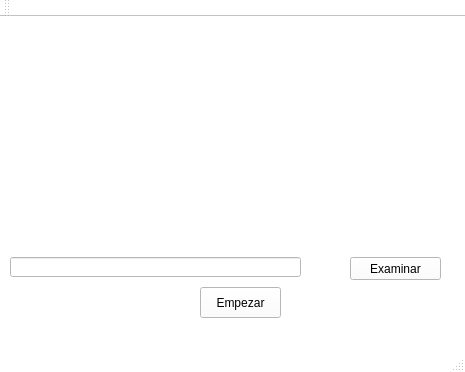
<?xml version="1.0" encoding="UTF-8"?>
<ui version="4.0">
 <class>MainWindow</class>
 <widget class="QMainWindow" name="MainWindow">
  <property name="geometry">
   <rect>
    <x>0</x>
    <y>0</y>
    <width>465</width>
    <height>372</height>
   </rect>
  </property>
  <property name="palette">
   <palette>
    <active>
     <colorrole role="WindowText">
      <brush brushstyle="SolidPattern">
       <color alpha="255">
        <red>0</red>
        <green>0</green>
        <blue>0</blue>
       </color>
      </brush>
     </colorrole>
     <colorrole role="Button">
      <brush brushstyle="SolidPattern">
       <color alpha="255">
        <red>255</red>
        <green>255</green>
        <blue>255</blue>
       </color>
      </brush>
     </colorrole>
     <colorrole role="Light">
      <brush brushstyle="SolidPattern">
       <color alpha="255">
        <red>255</red>
        <green>255</green>
        <blue>255</blue>
       </color>
      </brush>
     </colorrole>
     <colorrole role="Midlight">
      <brush brushstyle="SolidPattern">
       <color alpha="255">
        <red>255</red>
        <green>255</green>
        <blue>255</blue>
       </color>
      </brush>
     </colorrole>
     <colorrole role="Dark">
      <brush brushstyle="SolidPattern">
       <color alpha="255">
        <red>127</red>
        <green>127</green>
        <blue>127</blue>
       </color>
      </brush>
     </colorrole>
     <colorrole role="Mid">
      <brush brushstyle="SolidPattern">
       <color alpha="255">
        <red>170</red>
        <green>170</green>
        <blue>170</blue>
       </color>
      </brush>
     </colorrole>
     <colorrole role="Text">
      <brush brushstyle="SolidPattern">
       <color alpha="255">
        <red>0</red>
        <green>0</green>
        <blue>0</blue>
       </color>
      </brush>
     </colorrole>
     <colorrole role="BrightText">
      <brush brushstyle="SolidPattern">
       <color alpha="255">
        <red>255</red>
        <green>255</green>
        <blue>255</blue>
       </color>
      </brush>
     </colorrole>
     <colorrole role="ButtonText">
      <brush brushstyle="SolidPattern">
       <color alpha="255">
        <red>0</red>
        <green>0</green>
        <blue>0</blue>
       </color>
      </brush>
     </colorrole>
     <colorrole role="Base">
      <brush brushstyle="SolidPattern">
       <color alpha="255">
        <red>255</red>
        <green>255</green>
        <blue>255</blue>
       </color>
      </brush>
     </colorrole>
     <colorrole role="Window">
      <brush brushstyle="SolidPattern">
       <color alpha="255">
        <red>255</red>
        <green>255</green>
        <blue>255</blue>
       </color>
      </brush>
     </colorrole>
     <colorrole role="Shadow">
      <brush brushstyle="SolidPattern">
       <color alpha="255">
        <red>0</red>
        <green>0</green>
        <blue>0</blue>
       </color>
      </brush>
     </colorrole>
     <colorrole role="AlternateBase">
      <brush brushstyle="SolidPattern">
       <color alpha="255">
        <red>255</red>
        <green>255</green>
        <blue>255</blue>
       </color>
      </brush>
     </colorrole>
     <colorrole role="ToolTipBase">
      <brush brushstyle="SolidPattern">
       <color alpha="255">
        <red>255</red>
        <green>255</green>
        <blue>220</blue>
       </color>
      </brush>
     </colorrole>
     <colorrole role="ToolTipText">
      <brush brushstyle="SolidPattern">
       <color alpha="255">
        <red>0</red>
        <green>0</green>
        <blue>0</blue>
       </color>
      </brush>
     </colorrole>
    </active>
    <inactive>
     <colorrole role="WindowText">
      <brush brushstyle="SolidPattern">
       <color alpha="255">
        <red>0</red>
        <green>0</green>
        <blue>0</blue>
       </color>
      </brush>
     </colorrole>
     <colorrole role="Button">
      <brush brushstyle="SolidPattern">
       <color alpha="255">
        <red>255</red>
        <green>255</green>
        <blue>255</blue>
       </color>
      </brush>
     </colorrole>
     <colorrole role="Light">
      <brush brushstyle="SolidPattern">
       <color alpha="255">
        <red>255</red>
        <green>255</green>
        <blue>255</blue>
       </color>
      </brush>
     </colorrole>
     <colorrole role="Midlight">
      <brush brushstyle="SolidPattern">
       <color alpha="255">
        <red>255</red>
        <green>255</green>
        <blue>255</blue>
       </color>
      </brush>
     </colorrole>
     <colorrole role="Dark">
      <brush brushstyle="SolidPattern">
       <color alpha="255">
        <red>127</red>
        <green>127</green>
        <blue>127</blue>
       </color>
      </brush>
     </colorrole>
     <colorrole role="Mid">
      <brush brushstyle="SolidPattern">
       <color alpha="255">
        <red>170</red>
        <green>170</green>
        <blue>170</blue>
       </color>
      </brush>
     </colorrole>
     <colorrole role="Text">
      <brush brushstyle="SolidPattern">
       <color alpha="255">
        <red>0</red>
        <green>0</green>
        <blue>0</blue>
       </color>
      </brush>
     </colorrole>
     <colorrole role="BrightText">
      <brush brushstyle="SolidPattern">
       <color alpha="255">
        <red>255</red>
        <green>255</green>
        <blue>255</blue>
       </color>
      </brush>
     </colorrole>
     <colorrole role="ButtonText">
      <brush brushstyle="SolidPattern">
       <color alpha="255">
        <red>0</red>
        <green>0</green>
        <blue>0</blue>
       </color>
      </brush>
     </colorrole>
     <colorrole role="Base">
      <brush brushstyle="SolidPattern">
       <color alpha="255">
        <red>255</red>
        <green>255</green>
        <blue>255</blue>
       </color>
      </brush>
     </colorrole>
     <colorrole role="Window">
      <brush brushstyle="SolidPattern">
       <color alpha="255">
        <red>255</red>
        <green>255</green>
        <blue>255</blue>
       </color>
      </brush>
     </colorrole>
     <colorrole role="Shadow">
      <brush brushstyle="SolidPattern">
       <color alpha="255">
        <red>0</red>
        <green>0</green>
        <blue>0</blue>
       </color>
      </brush>
     </colorrole>
     <colorrole role="AlternateBase">
      <brush brushstyle="SolidPattern">
       <color alpha="255">
        <red>255</red>
        <green>255</green>
        <blue>255</blue>
       </color>
      </brush>
     </colorrole>
     <colorrole role="ToolTipBase">
      <brush brushstyle="SolidPattern">
       <color alpha="255">
        <red>255</red>
        <green>255</green>
        <blue>220</blue>
       </color>
      </brush>
     </colorrole>
     <colorrole role="ToolTipText">
      <brush brushstyle="SolidPattern">
       <color alpha="255">
        <red>0</red>
        <green>0</green>
        <blue>0</blue>
       </color>
      </brush>
     </colorrole>
    </inactive>
    <disabled>
     <colorrole role="WindowText">
      <brush brushstyle="SolidPattern">
       <color alpha="255">
        <red>127</red>
        <green>127</green>
        <blue>127</blue>
       </color>
      </brush>
     </colorrole>
     <colorrole role="Button">
      <brush brushstyle="SolidPattern">
       <color alpha="255">
        <red>255</red>
        <green>255</green>
        <blue>255</blue>
       </color>
      </brush>
     </colorrole>
     <colorrole role="Light">
      <brush brushstyle="SolidPattern">
       <color alpha="255">
        <red>255</red>
        <green>255</green>
        <blue>255</blue>
       </color>
      </brush>
     </colorrole>
     <colorrole role="Midlight">
      <brush brushstyle="SolidPattern">
       <color alpha="255">
        <red>255</red>
        <green>255</green>
        <blue>255</blue>
       </color>
      </brush>
     </colorrole>
     <colorrole role="Dark">
      <brush brushstyle="SolidPattern">
       <color alpha="255">
        <red>127</red>
        <green>127</green>
        <blue>127</blue>
       </color>
      </brush>
     </colorrole>
     <colorrole role="Mid">
      <brush brushstyle="SolidPattern">
       <color alpha="255">
        <red>170</red>
        <green>170</green>
        <blue>170</blue>
       </color>
      </brush>
     </colorrole>
     <colorrole role="Text">
      <brush brushstyle="SolidPattern">
       <color alpha="255">
        <red>127</red>
        <green>127</green>
        <blue>127</blue>
       </color>
      </brush>
     </colorrole>
     <colorrole role="BrightText">
      <brush brushstyle="SolidPattern">
       <color alpha="255">
        <red>255</red>
        <green>255</green>
        <blue>255</blue>
       </color>
      </brush>
     </colorrole>
     <colorrole role="ButtonText">
      <brush brushstyle="SolidPattern">
       <color alpha="255">
        <red>127</red>
        <green>127</green>
        <blue>127</blue>
       </color>
      </brush>
     </colorrole>
     <colorrole role="Base">
      <brush brushstyle="SolidPattern">
       <color alpha="255">
        <red>255</red>
        <green>255</green>
        <blue>255</blue>
       </color>
      </brush>
     </colorrole>
     <colorrole role="Window">
      <brush brushstyle="SolidPattern">
       <color alpha="255">
        <red>255</red>
        <green>255</green>
        <blue>255</blue>
       </color>
      </brush>
     </colorrole>
     <colorrole role="Shadow">
      <brush brushstyle="SolidPattern">
       <color alpha="255">
        <red>0</red>
        <green>0</green>
        <blue>0</blue>
       </color>
      </brush>
     </colorrole>
     <colorrole role="AlternateBase">
      <brush brushstyle="SolidPattern">
       <color alpha="255">
        <red>255</red>
        <green>255</green>
        <blue>255</blue>
       </color>
      </brush>
     </colorrole>
     <colorrole role="ToolTipBase">
      <brush brushstyle="SolidPattern">
       <color alpha="255">
        <red>255</red>
        <green>255</green>
        <blue>220</blue>
       </color>
      </brush>
     </colorrole>
     <colorrole role="ToolTipText">
      <brush brushstyle="SolidPattern">
       <color alpha="255">
        <red>0</red>
        <green>0</green>
        <blue>0</blue>
       </color>
      </brush>
     </colorrole>
    </disabled>
   </palette>
  </property>
  <property name="windowTitle">
   <string>Ubicate UV</string>
  </property>
  <widget class="QWidget" name="centralWidget">
   <widget class="QLabel" name="label">
    <property name="geometry">
     <rect>
      <x>0</x>
      <y>20</y>
      <width>461</width>
      <height>111</height>
     </rect>
    </property>
    <property name="palette">
     <palette>
      <active>
       <colorrole role="WindowText">
        <brush brushstyle="SolidPattern">
         <color alpha="255">
          <red>0</red>
          <green>0</green>
          <blue>0</blue>
         </color>
        </brush>
       </colorrole>
       <colorrole role="Button">
        <brush brushstyle="SolidPattern">
         <color alpha="255">
          <red>255</red>
          <green>255</green>
          <blue>255</blue>
         </color>
        </brush>
       </colorrole>
       <colorrole role="Light">
        <brush brushstyle="SolidPattern">
         <color alpha="255">
          <red>255</red>
          <green>255</green>
          <blue>255</blue>
         </color>
        </brush>
       </colorrole>
       <colorrole role="Midlight">
        <brush brushstyle="SolidPattern">
         <color alpha="255">
          <red>255</red>
          <green>255</green>
          <blue>255</blue>
         </color>
        </brush>
       </colorrole>
       <colorrole role="Dark">
        <brush brushstyle="SolidPattern">
         <color alpha="255">
          <red>127</red>
          <green>127</green>
          <blue>127</blue>
         </color>
        </brush>
       </colorrole>
       <colorrole role="Mid">
        <brush brushstyle="SolidPattern">
         <color alpha="255">
          <red>170</red>
          <green>170</green>
          <blue>170</blue>
         </color>
        </brush>
       </colorrole>
       <colorrole role="Text">
        <brush brushstyle="SolidPattern">
         <color alpha="255">
          <red>0</red>
          <green>0</green>
          <blue>0</blue>
         </color>
        </brush>
       </colorrole>
       <colorrole role="BrightText">
        <brush brushstyle="SolidPattern">
         <color alpha="255">
          <red>255</red>
          <green>255</green>
          <blue>255</blue>
         </color>
        </brush>
       </colorrole>
       <colorrole role="ButtonText">
        <brush brushstyle="SolidPattern">
         <color alpha="255">
          <red>0</red>
          <green>0</green>
          <blue>0</blue>
         </color>
        </brush>
       </colorrole>
       <colorrole role="Base">
        <brush brushstyle="SolidPattern">
         <color alpha="255">
          <red>255</red>
          <green>255</green>
          <blue>255</blue>
         </color>
        </brush>
       </colorrole>
       <colorrole role="Window">
        <brush brushstyle="SolidPattern">
         <color alpha="255">
          <red>255</red>
          <green>255</green>
          <blue>255</blue>
         </color>
        </brush>
       </colorrole>
       <colorrole role="Shadow">
        <brush brushstyle="SolidPattern">
         <color alpha="255">
          <red>0</red>
          <green>0</green>
          <blue>0</blue>
         </color>
        </brush>
       </colorrole>
       <colorrole role="AlternateBase">
        <brush brushstyle="SolidPattern">
         <color alpha="255">
          <red>255</red>
          <green>255</green>
          <blue>255</blue>
         </color>
        </brush>
       </colorrole>
       <colorrole role="ToolTipBase">
        <brush brushstyle="SolidPattern">
         <color alpha="255">
          <red>255</red>
          <green>255</green>
          <blue>220</blue>
         </color>
        </brush>
       </colorrole>
       <colorrole role="ToolTipText">
        <brush brushstyle="SolidPattern">
         <color alpha="255">
          <red>0</red>
          <green>0</green>
          <blue>0</blue>
         </color>
        </brush>
       </colorrole>
      </active>
      <inactive>
       <colorrole role="WindowText">
        <brush brushstyle="SolidPattern">
         <color alpha="255">
          <red>0</red>
          <green>0</green>
          <blue>0</blue>
         </color>
        </brush>
       </colorrole>
       <colorrole role="Button">
        <brush brushstyle="SolidPattern">
         <color alpha="255">
          <red>255</red>
          <green>255</green>
          <blue>255</blue>
         </color>
        </brush>
       </colorrole>
       <colorrole role="Light">
        <brush brushstyle="SolidPattern">
         <color alpha="255">
          <red>255</red>
          <green>255</green>
          <blue>255</blue>
         </color>
        </brush>
       </colorrole>
       <colorrole role="Midlight">
        <brush brushstyle="SolidPattern">
         <color alpha="255">
          <red>255</red>
          <green>255</green>
          <blue>255</blue>
         </color>
        </brush>
       </colorrole>
       <colorrole role="Dark">
        <brush brushstyle="SolidPattern">
         <color alpha="255">
          <red>127</red>
          <green>127</green>
          <blue>127</blue>
         </color>
        </brush>
       </colorrole>
       <colorrole role="Mid">
        <brush brushstyle="SolidPattern">
         <color alpha="255">
          <red>170</red>
          <green>170</green>
          <blue>170</blue>
         </color>
        </brush>
       </colorrole>
       <colorrole role="Text">
        <brush brushstyle="SolidPattern">
         <color alpha="255">
          <red>0</red>
          <green>0</green>
          <blue>0</blue>
         </color>
        </brush>
       </colorrole>
       <colorrole role="BrightText">
        <brush brushstyle="SolidPattern">
         <color alpha="255">
          <red>255</red>
          <green>255</green>
          <blue>255</blue>
         </color>
        </brush>
       </colorrole>
       <colorrole role="ButtonText">
        <brush brushstyle="SolidPattern">
         <color alpha="255">
          <red>0</red>
          <green>0</green>
          <blue>0</blue>
         </color>
        </brush>
       </colorrole>
       <colorrole role="Base">
        <brush brushstyle="SolidPattern">
         <color alpha="255">
          <red>255</red>
          <green>255</green>
          <blue>255</blue>
         </color>
        </brush>
       </colorrole>
       <colorrole role="Window">
        <brush brushstyle="SolidPattern">
         <color alpha="255">
          <red>255</red>
          <green>255</green>
          <blue>255</blue>
         </color>
        </brush>
       </colorrole>
       <colorrole role="Shadow">
        <brush brushstyle="SolidPattern">
         <color alpha="255">
          <red>0</red>
          <green>0</green>
          <blue>0</blue>
         </color>
        </brush>
       </colorrole>
       <colorrole role="AlternateBase">
        <brush brushstyle="SolidPattern">
         <color alpha="255">
          <red>255</red>
          <green>255</green>
          <blue>255</blue>
         </color>
        </brush>
       </colorrole>
       <colorrole role="ToolTipBase">
        <brush brushstyle="SolidPattern">
         <color alpha="255">
          <red>255</red>
          <green>255</green>
          <blue>220</blue>
         </color>
        </brush>
       </colorrole>
       <colorrole role="ToolTipText">
        <brush brushstyle="SolidPattern">
         <color alpha="255">
          <red>0</red>
          <green>0</green>
          <blue>0</blue>
         </color>
        </brush>
       </colorrole>
      </inactive>
      <disabled>
       <colorrole role="WindowText">
        <brush brushstyle="SolidPattern">
         <color alpha="255">
          <red>127</red>
          <green>127</green>
          <blue>127</blue>
         </color>
        </brush>
       </colorrole>
       <colorrole role="Button">
        <brush brushstyle="SolidPattern">
         <color alpha="255">
          <red>255</red>
          <green>255</green>
          <blue>255</blue>
         </color>
        </brush>
       </colorrole>
       <colorrole role="Light">
        <brush brushstyle="SolidPattern">
         <color alpha="255">
          <red>255</red>
          <green>255</green>
          <blue>255</blue>
         </color>
        </brush>
       </colorrole>
       <colorrole role="Midlight">
        <brush brushstyle="SolidPattern">
         <color alpha="255">
          <red>255</red>
          <green>255</green>
          <blue>255</blue>
         </color>
        </brush>
       </colorrole>
       <colorrole role="Dark">
        <brush brushstyle="SolidPattern">
         <color alpha="255">
          <red>127</red>
          <green>127</green>
          <blue>127</blue>
         </color>
        </brush>
       </colorrole>
       <colorrole role="Mid">
        <brush brushstyle="SolidPattern">
         <color alpha="255">
          <red>170</red>
          <green>170</green>
          <blue>170</blue>
         </color>
        </brush>
       </colorrole>
       <colorrole role="Text">
        <brush brushstyle="SolidPattern">
         <color alpha="255">
          <red>127</red>
          <green>127</green>
          <blue>127</blue>
         </color>
        </brush>
       </colorrole>
       <colorrole role="BrightText">
        <brush brushstyle="SolidPattern">
         <color alpha="255">
          <red>255</red>
          <green>255</green>
          <blue>255</blue>
         </color>
        </brush>
       </colorrole>
       <colorrole role="ButtonText">
        <brush brushstyle="SolidPattern">
         <color alpha="255">
          <red>127</red>
          <green>127</green>
          <blue>127</blue>
         </color>
        </brush>
       </colorrole>
       <colorrole role="Base">
        <brush brushstyle="SolidPattern">
         <color alpha="255">
          <red>255</red>
          <green>255</green>
          <blue>255</blue>
         </color>
        </brush>
       </colorrole>
       <colorrole role="Window">
        <brush brushstyle="SolidPattern">
         <color alpha="255">
          <red>255</red>
          <green>255</green>
          <blue>255</blue>
         </color>
        </brush>
       </colorrole>
       <colorrole role="Shadow">
        <brush brushstyle="SolidPattern">
         <color alpha="255">
          <red>0</red>
          <green>0</green>
          <blue>0</blue>
         </color>
        </brush>
       </colorrole>
       <colorrole role="AlternateBase">
        <brush brushstyle="SolidPattern">
         <color alpha="255">
          <red>255</red>
          <green>255</green>
          <blue>255</blue>
         </color>
        </brush>
       </colorrole>
       <colorrole role="ToolTipBase">
        <brush brushstyle="SolidPattern">
         <color alpha="255">
          <red>255</red>
          <green>255</green>
          <blue>220</blue>
         </color>
        </brush>
       </colorrole>
       <colorrole role="ToolTipText">
        <brush brushstyle="SolidPattern">
         <color alpha="255">
          <red>0</red>
          <green>0</green>
          <blue>0</blue>
         </color>
        </brush>
       </colorrole>
      </disabled>
     </palette>
    </property>
    <property name="text">
     <string/>
    </property>
    <property name="pixmap">
     <pixmap>../logos/Titulo3.png</pixmap>
    </property>
   </widget>
   <widget class="QLineEdit" name="lineEdit">
    <property name="geometry">
     <rect>
      <x>10</x>
      <y>240</y>
      <width>291</width>
      <height>20</height>
     </rect>
    </property>
   </widget>
   <widget class="QPushButton" name="Examinar">
    <property name="geometry">
     <rect>
      <x>350</x>
      <y>240</y>
      <width>91</width>
      <height>23</height>
     </rect>
    </property>
    <property name="text">
     <string>Examinar</string>
    </property>
    <property name="icon">
     <iconset>
      <normaloff>../logos/search.png</normaloff>../logos/search.png</iconset>
    </property>
   </widget>
   <widget class="QPushButton" name="Empezar">
    <property name="geometry">
     <rect>
      <x>200</x>
      <y>270</y>
      <width>81</width>
      <height>31</height>
     </rect>
    </property>
    <property name="text">
     <string>Empezar</string>
    </property>
    <property name="icon">
     <iconset>
      <normaloff>../logos/start.png</normaloff>../logos/start.png</iconset>
    </property>
   </widget>
   <widget class="QLabel" name="label_2">
    <property name="geometry">
     <rect>
      <x>260</x>
      <y>130</y>
      <width>131</width>
      <height>121</height>
     </rect>
    </property>
    <property name="text">
     <string/>
    </property>
    <property name="textFormat">
     <enum>Qt::AutoText</enum>
    </property>
    <property name="pixmap">
     <pixmap>../logos/mapa1.png</pixmap>
    </property>
   </widget>
  </widget>
  <widget class="QMenuBar" name="menuBar">
   <property name="geometry">
    <rect>
     <x>0</x>
     <y>0</y>
     <width>465</width>
     <height>24</height>
    </rect>
   </property>
  </widget>
  <widget class="QToolBar" name="mainToolBar">
   <attribute name="toolBarArea">
    <enum>TopToolBarArea</enum>
   </attribute>
   <attribute name="toolBarBreak">
    <bool>false</bool>
   </attribute>
  </widget>
  <widget class="QStatusBar" name="statusBar"/>
 </widget>
 <layoutdefault spacing="6" margin="11"/>
 <resources/>
 <connections/>
</ui>
